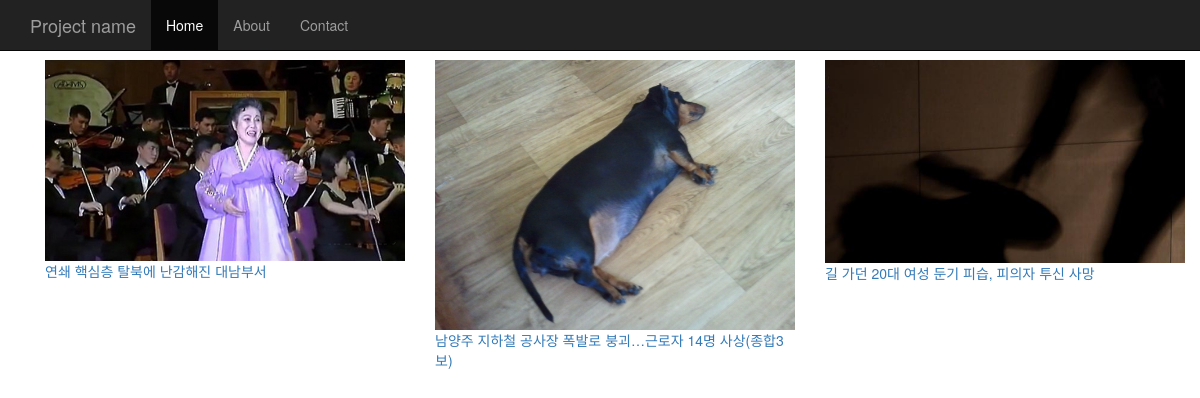
Screenshot of /blog/ with the database file from the repository.
### blog/models.py (models this page shows, shortened)
class Post(models.Model):
    title = models.CharField(max_length=100)
    content = models.TextField()
    photo = models.ImageField()
    created_at = models.DateTimeField(auto_now_add=True)
    updated_at = models.DateTimeField(auto_now=True)

### blog/views.py (the view)
def index(request):
    post_list = Post.objects.all()
    return render(request, 'blog/index.html', {
        'post_list': post_list,
        })

### blog/templates/blog/index.html
{% extends "blog/base.html" %}
{% block content %}
<div class="container">
    <div class="row">
        {% for post in post_list %}
        <div class="col-md-4">
            <img src="{{ post.photo.url }}" style="max-width:100%;" />
            <div class="caption">
                <a href="{% url "blog:post_detail" post.pk %}">
                    {{ post.title }}
                </a>
            </div>
        </div>
        {% endfor %}
    </div>
</div>
{% endblock %}

### blog/templates/blog/base.html (style rules this page uses)
body { padding-top: 60px; padding-bottom: 30px; }

### rows the page displays
Post: photo (picture), title "연쇄 핵심층 탈북에 난감해진 대남부서"
Post: photo (picture), title "남양주 지하철 공사장 폭발로 붕괴…근로자 14명 사상(종합3보)"
Post: photo (picture), title "길 가던 20대 여성 둔기 피습, 피의자 투신 사망"
